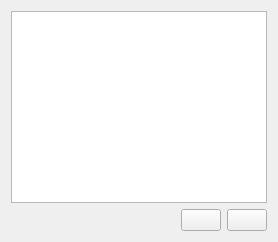
     <widget class="QWidget" name="verticalLayoutWidget">
      <layout class="QVBoxLayout" name="verticalLayout">
       <item>
        <widget class="TableView" name="tableBewertungen">
         <property name="contextMenuPolicy">
          <enum>Qt::CustomContextMenu</enum>
         </property>
         <property name="editTriggers">
          <set>QAbstractItemView::NoEditTriggers</set>
         </property>
         <property name="alternatingRowColors">
          <bool>true</bool>
         </property>
         <property name="selectionMode">
          <enum>QAbstractItemView::SingleSelection</enum>
         </property>
         <property name="selectionBehavior">
          <enum>QAbstractItemView::SelectRows</enum>
         </property>
         <property name="sortingEnabled">
          <bool>true</bool>
         </property>
         <attribute name="verticalHeaderVisible">
          <bool>false</bool>
         </attribute>
         <attribute name="verticalHeaderDefaultSectionSize">
          <number>20</number>
         </attribute>
        </widget>
       </item>
       <item>
        <layout class="QHBoxLayout" name="horizontalLayout_2">
         <item>
          <spacer name="horizontalSpacer_5">
           <property name="orientation">
            <enum>Qt::Horizontal</enum>
           </property>
           <property name="sizeHint" stdset="0">
            <size>
             <width>40</width>
             <height>20</height>
            </size>
           </property>
          </spacer>
         </item>
         <item>
          <widget class="PushButton" name="btnAdd">
           <property name="minimumSize">
            <size>
             <width>40</width>
             <height>0</height>
            </size>
           </property>
           <property name="icon">
            <iconset theme="plus"/>
           </property>
          </widget>
         </item>
         <item>
          <widget class="PushButton" name="btnRemove">
           <property name="minimumSize">
            <size>
             <width>40</width>
             <height>0</height>
            </size>
           </property>
           <property name="icon">
            <iconset theme="minus"/>
           </property>
          </widget>
         </item>
        </layout>
       </item>
      </layout>
     </widget>
